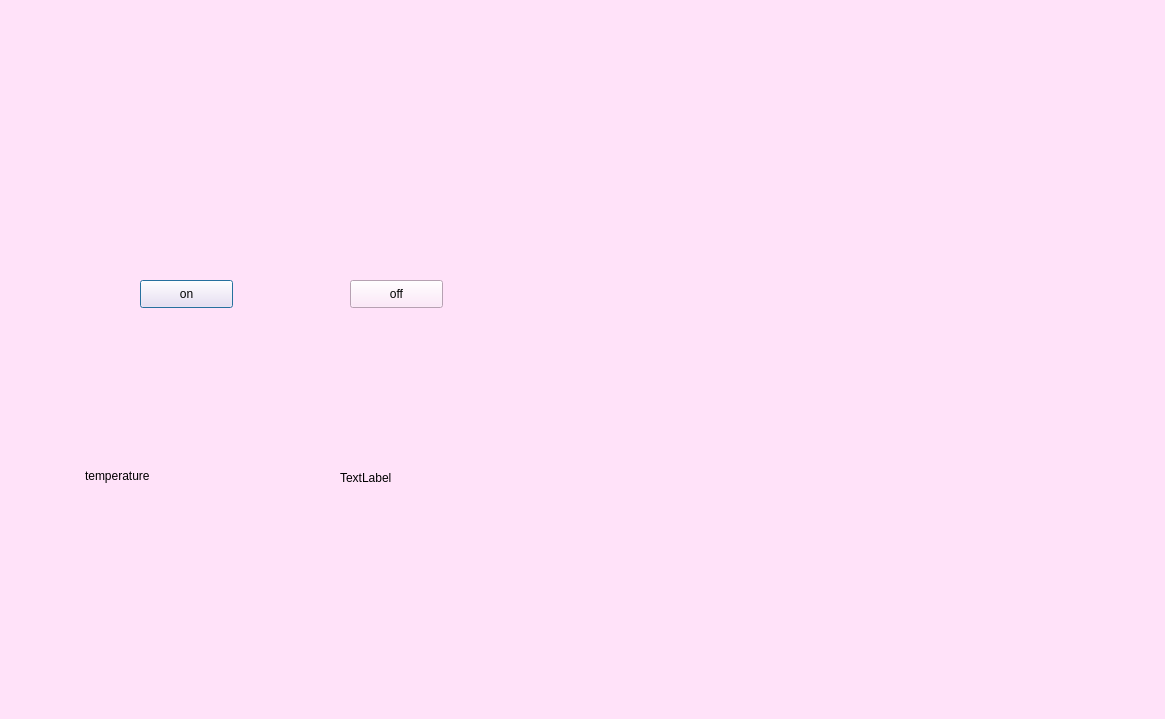
<?xml version="1.0" encoding="UTF-8"?>
<ui version="4.0">
 <class>arduino</class>
 <widget class="QDialog" name="arduino">
  <property name="geometry">
   <rect>
    <x>0</x>
    <y>0</y>
    <width>1165</width>
    <height>719</height>
   </rect>
  </property>
  <property name="windowTitle">
   <string>Dialog</string>
  </property>
  <property name="styleSheet">
   <string notr="true">background-color: rgb(255, 226, 249);</string>
  </property>
  <widget class="QPushButton" name="pushButton">
   <property name="geometry">
    <rect>
     <x>140</x>
     <y>280</y>
     <width>93</width>
     <height>28</height>
    </rect>
   </property>
   <property name="text">
    <string>on</string>
   </property>
  </widget>
  <widget class="QPushButton" name="pushButton_2">
   <property name="geometry">
    <rect>
     <x>350</x>
     <y>280</y>
     <width>93</width>
     <height>28</height>
    </rect>
   </property>
   <property name="text">
    <string>off</string>
   </property>
  </widget>
  <widget class="QLabel" name="label">
   <property name="geometry">
    <rect>
     <x>85</x>
     <y>466</y>
     <width>151</width>
     <height>20</height>
    </rect>
   </property>
   <property name="text">
    <string>temperature </string>
   </property>
  </widget>
  <widget class="QLabel" name="label_2">
   <property name="geometry">
    <rect>
     <x>340</x>
     <y>470</y>
     <width>56</width>
     <height>16</height>
    </rect>
   </property>
   <property name="text">
    <string>TextLabel</string>
   </property>
  </widget>
 </widget>
 <resources/>
 <connections/>
</ui>
